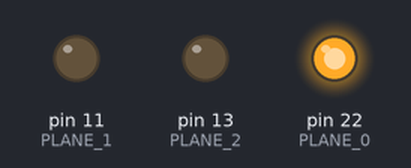
Bench run of a sketch on a simulated Arduino Mega 2560, built with avr-gcc and run on an emulated ATmega2560. On the bench: output pins drawn as LEDs (lit = HIGH). Pins used as bus, display or sensor lines are not drawn.

Above: at 0.5 s.
At 1.5 s:
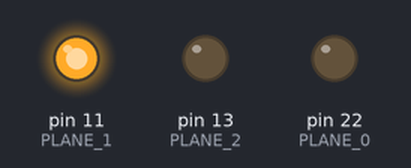
At 5.5 s:
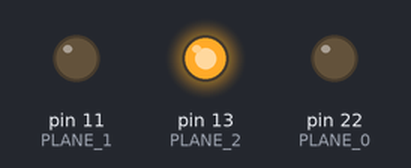
Timing chart, 0 to 6.9 s (numbered marks = the images above):
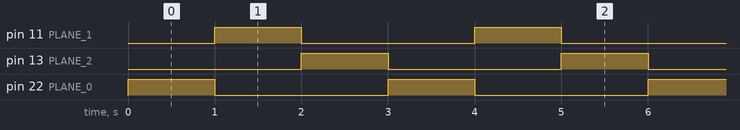

The sketch:

layers.ino
```cpp
/*
 * Column pins
*/
const int COL_0_0 = 12;
const int COL_1_0 = 19;
const int COL_2_0 = 16;
const int COL_0_1 = 21;
const int COL_1_1 = 18;
const int COL_2_1 = 15;
const int COL_0_2 = 20;
const int COL_1_2 = 17;
const int COL_2_2 = 14;
const int COL_INVALID = 99;
/*
 * Plane pins
*/

const int PLANE_0 = 22;
const int PLANE_1 = 11;
const int PLANE_2 = 13;
const int PLANE_INVALID = 99;
/*
 * Number of columns
*/
const int NUM_COLS = 9;
/*
 * Number of planes
*/
const int NUM_PLANES = 3;
/*
 * Currently ON plane
*/
const int planes[3] = { PLANE_0, PLANE_1, PLANE_2 };
/*
/*
 * Currently ON columns
*/
const int cols[9] = {COL_0_0, COL_1_0, COL_2_0,
                     COL_0_1, COL_1_1, COL_2_1,
                     COL_0_2, COL_1_2, COL_2_2};

void setup() {
  pinMode(COL_0_0, OUTPUT);
  pinMode(COL_0_1, OUTPUT);
  pinMode(COL_0_2, OUTPUT);
  pinMode(COL_1_0, OUTPUT);
  pinMode(COL_1_1, OUTPUT);
  pinMode(COL_1_2, OUTPUT);
  pinMode(COL_2_0, OUTPUT);
  pinMode(COL_2_1, OUTPUT);
  pinMode(COL_2_2, OUTPUT);
  pinMode(PLANE_0, OUTPUT);
  pinMode(PLANE_1, OUTPUT);
  pinMode(PLANE_2, OUTPUT);
}

void loop() {
  for (int i = 0; i < 3; i++) {
    digitalWrite(planes[i], HIGH);
    for (int j = 0; j < 9; ++j) {
       digitalWrite(cols[j], HIGH);
    }
    delay(1000);
    for (int j = 0; j < 9; ++j) {
       digitalWrite(cols[j], LOW);
    }
    digitalWrite(planes[i], LOW);
  }
}
```

Measured:
- by itself, pin 11 (PLANE_1), pin 13 (PLANE_2), pin 22 (PLANE_0): alternates HIGH for 1.0 s and LOW for 2.0 s
- by itself, everything shown: repeats every 3.0 s, in 4 steps
